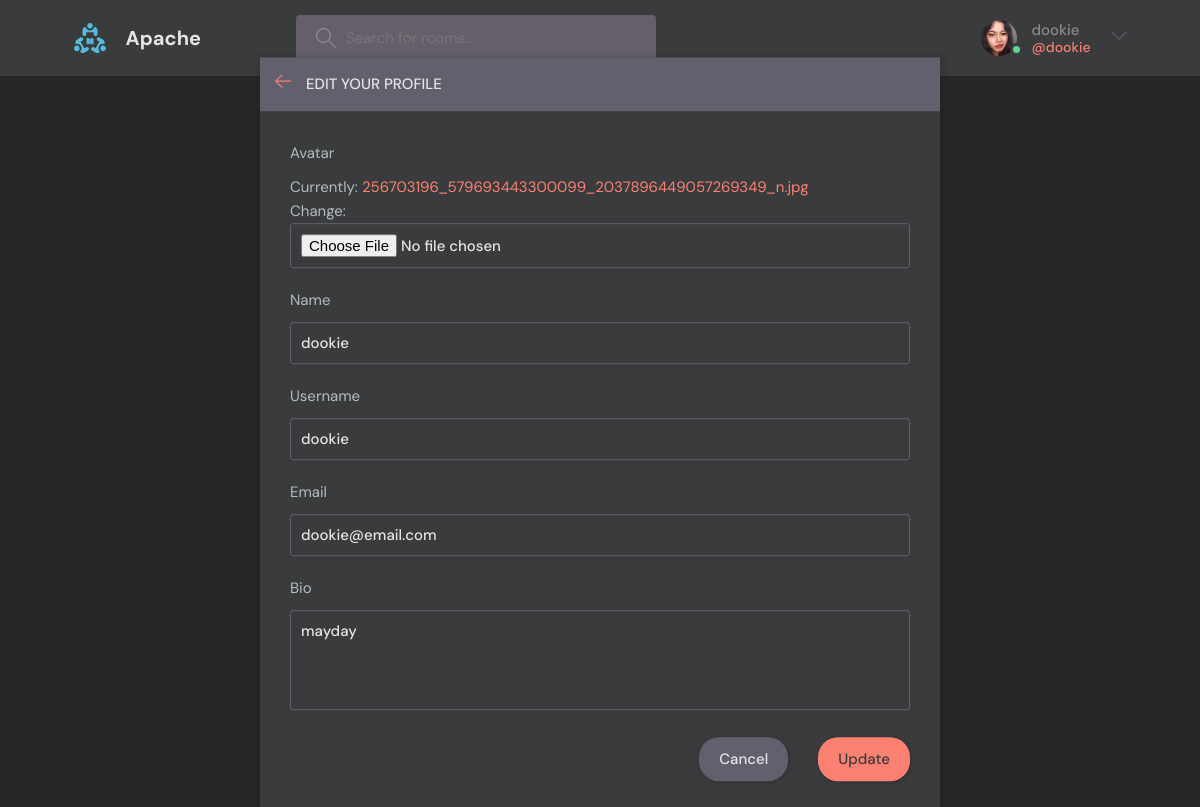
The page /update-user/ (signed in) on the database its author committed.
### main/models.py (models this page shows)
class User(AbstractUser):
    name = models.CharField(max_length=200, null=True)
    email = models.EmailField(unique= True, null=True)
    bio = models.TextField(null=True)
    avatar = models.ImageField(null=True, default='avatar.svg')
    USERNAME_FIELD = 'email'
    REQUIRED_FIELDS = []

### main/views.py (the view)
# urls.py: path("update-user/", views.updateUser, name="update-user"),
@login_required(login_url="login")
def updateUser(request):
    user = request.user
    form = UserForm(instance=user)
    if request.method == "POST":
        form = UserForm(request.POST, request.FILES, instance=user)
        if form.is_valid():
            form.save()
            return redirect("user-profile", pk=user.id)
    context = {"form": form}
    return render(request, "base/update_user.html", context)

### main/forms.py
class UserForm(ModelForm):
    class Meta:
        model = User
        fields = ['avatar', 'name', 'username', 'email', 'bio']

### main/templates/base/update_user.html (shortened to what this page needs)
{% extends 'main.html' %}
{% block content %}
<main class="update-account layout">
    <div class="container">
        <div class="layout__box">
            <div class="layout__boxHeader">
                <div class="layout__boxTitle">
                    <a href="{% url 'user-profile' user.id %}">
                        <svg version="1.1" xmlns="http://www.w3.org/2000/svg" width="32" height="32"
                            viewBox="0 0 32 32">
                            <title>arrow-left</title>
                            <path
                                d="M13.723 2.286l-13.723 13.714 13.719 13.714 1.616-1.611-10.96-10.96h27.625v-2.286h-27.625l10.965-10.965-1.616-1.607z">
                            </path>
                        </svg>
                    </a>
                    <h3>Edit your profile</h3>
                </div>
            </div>
            <div class="layout__body">
                <form class="form" action="" method="POST" enctype="multipart/form-data">
                    {% for field in form %}
                    <div class="form__group">
                        <label for="profile_pic">{{field.label}}</label>
                        {{field}}
                    </div>
                    {% endfor %}
                    <div class="form__action">
                        <a class="btn btn--dark" href="index.html">Cancel</a>
                        <button class="btn btn--main" type="submit">Update</button>
                    </div>
                </form>
            </div>
        </div>
    </div>
</main>
{% endblock content %}

### templates/navbar.html (shortened to what this page needs)
{% load static %}
<header class="header header--loggedIn">
  <div class="container">
    <a href="{% url 'home' %}" class="header__logo">
      <img src="{% static 'images/logo.svg' %}" />
      <h1>Apache</h1>
    </a>
    <form class="header__search" action="{% url 'home' %}" method="GET">
      <label>
        <input name="q" placeholder="Search for rooms..." />
      </label>
    </form>
    <nav class="header__menu">
      {% if request.user.is_authenticated %}
      <div class="header__user">
        <a href="{% url 'user-profile' request.user.id %}">
          <div class="avatar avatar--medium active">
            <img src="{{request.user.avatar.url}}" />
          </div>
          <p>
            {{request.user.username}} <span>@{{request.user.username}}</span>
          </p>
        </a>
        <button class="dropdown-button">
          <svg
            version="1.1"
            xmlns="http://www.w3.org/2000/svg"
            width="32"
            height="32"
            viewBox="0 0 32 32"
          >
            <title>chevron-down</title>
            <path d="M16 21l-13-13h-3l16 16 16-16h-3l-13 13z"></path>
          </svg>
        </button>
      </div>
      {% else %}
      <div class="header__menu">
        <a href="{% url 'login' %}">Login</a>
        <a href="{% url 'register' %}">Register</a>
      </div>
      {% endif %}
    </nav>
  </div>
</header>

### rows shown on the page
User: user.avatar (picture), user.username "dookie", form "dookie" "dookie" "dookie@email.com" "mayday"

### other values the page prints
{{ field.label }} "Avatar" "Name" "Username" "Email" "Bio"
